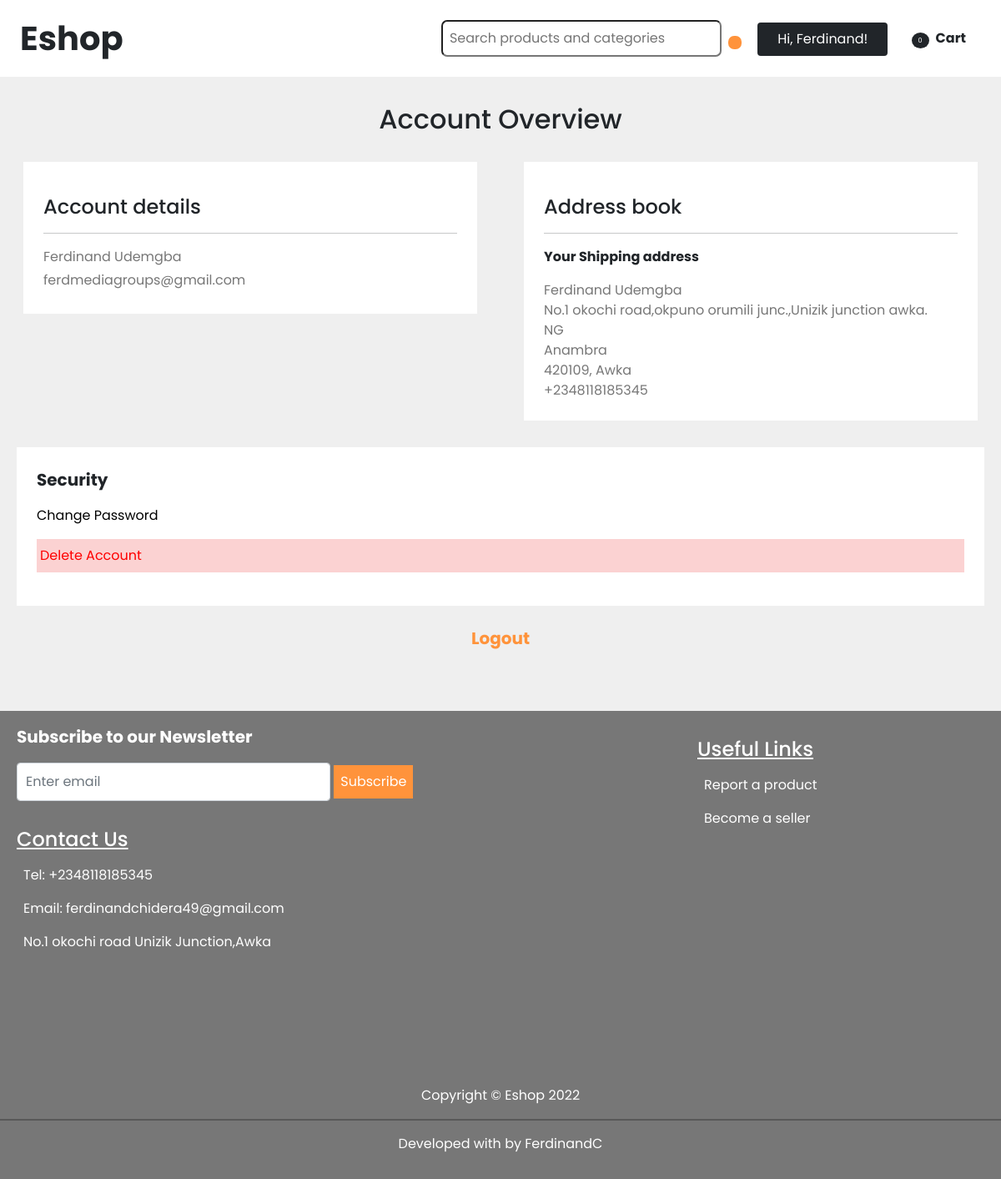
Screenshot of /accounts/profile/ (signed in) with the database file from the repository.
### users/models.py (models this page shows, shortened)
class CustomUser(AbstractUser):
    username = None
    email = models.EmailField(_('email address'), unique=True)
    USERNAME_FIELD = 'email'
    REQUIRED_FIELDS = []
    objects = CustomUserManager()

### account/models.py (models this page shows, shortened)
class Customer(models.Model):
    user = models.OneToOneField(settings.AUTH_USER_MODEL, on_delete=models.CASCADE)
    address = models.CharField(max_length=100, default=None)
    postal_code = models.CharField(max_length=12, default=None)
    country = CountryField(default=None)
    state = models.CharField(max_length=25, default=None)
    city = models.CharField(max_length=100, default=None)
    phone_number = PhoneNumberField(default=None)
    created = models.DateTimeField(auto_now_add=True)
    updated = models.DateTimeField(auto_now=True)
    paid = models.BooleanField(default=False)

### account/views.py (the view)
# urls.py: path('profile/', views.user_profile, name='user_profile'),
@login_required(login_url='login')
def user_profile(request):
    try:
      Customer.objects.get(user=request.user)
      return render(request, 'user.html')
    except Customer.DoesNotExist:
      return redirect('order_register')

### cart/cart.py (called while the page is built)
    def __len__(self):
            return sum(item['quantity'] for item in self.cart.values())

### cart/context_processors.py (called while the page is built)
def cart(request):
    return {'cart': Cart(request)}

### account/templates/user.html (shortened to what this page needs)
{% extends 'base.html' %}
{% load bootstrap_icons %}
{% block content %}
  <h2 class="my-4 text-center">Account Overview</h2>
  <div class="row">
    <div class="col-md-6">
      <div style="background:#fff;" class="px-4 py-4 mx-3 mt-2 mb-4">
        <h4 class="my-3 mb-0">Account details</h4><span class="text-end d-block"><a href="{% url 'user_edit' %}" style="color:#ff933b">{% bs_icon 'pencil-fill' %}</a></span>
        <hr />
        <p style="color:#777;" class="mb-1">{{ request.user.get_full_name }}</p>
        <p style="color:#777;" class="mb-1">{{ request.user.email }}</p>
      </div>
    </div>
    <div class="col-md-6">
      <div style="background:#fff;" class="px-4 py-4 mx-3 my-2">
        <h4 class="my-3 mb-0">Address book</h4><span class="text-end d-block"><a href="{% url 'user_edit_address' %}" style="color:#ff933b">{% bs_icon 'pencil-fill' %}</a></span>
        <hr />
        <p class="fw-bold">Your Shipping address</p>
        <p style="color:#777;" class="mb-0">{{ request.user.get_full_name }}</p>
        <p style="color:#777;" class="mb-0">{{ request.user.customer.address }}</p>
        <p style="color:#777;" class="mb-0">{{ request.user.customer.country }}</p>
        <p style="color:#777;" class="mb-0">{{ request.user.customer.state }}</p>
        <p style="color:#777;" class="mb-0">{{ request.user.customer.postal_code }}, {{ request.user.customer.city}}</p>
        <p style="color:#777;" class="mb-0">{{ request.user.customer.phone_number }}</p>
      </div>
    </div>
  </div>
  <div style="background:#fff;" class="mx-2 my-4 p-4">
    <p class="fs-5 fw-bold">Security</p>
    <p><a href="{% url 'password_change' %}">Change Password</a></p>
    <p class="py-2 ps-1"style="background:#fbd2d2;"><a style="color:red;" href="{% url 'deleteuser' %}">Delete Account</a></p>
  </div>
  <div class="mb-4 fw-bold fs-5 text-center">
    <a style="color:#ff933b;" href="{% url 'Logout' %}">Logout</a>
  </div>
{% endblock %}

### app/templates/base.html (shortened to what this page needs)
{% load static bootstrap_icons %}
<!DOCTYPE html>
<html>
  <head>
    <link href="https://cdn.jsdelivr.net/npm/bootstrap@5.1.3/dist/css/bootstrap.min.css" rel="stylesheet">
  </head>
  <body>
    <div style="background:white; width:100%;" class="position-fixed py-3 px-4 d-inline-block">
      <a class="text-decoration-none text-dark fs-1 fw-bolder" href="{% url 'app:product_list' %}">Eshop</a>
      <div class="d-inline-block px-2 pt-2 float-end">
        <form action="{% url 'app:search_list' %}" method="GET" class="d-inline">
          <span class="span fw-bold"><input type="search" value="{{ search_post }}"  class="p-2 me-2" name="q" id="search" placeholder="Search products and categories"/><button style="background:#ff933b; border:none;" class="p-2" type="submit"></button></span>
         </form>
         <span class="menu1">{% if request.user.is_authenticated %}<span class="dd position-relative d-inline-block"><button  class="dd-btn py-2 px-4 text-center btn btn-dark w-auto text-white">Hi, {{ request.user.first_name }}! </button>
            </span>{% endif%}</span>
         <a class="text-decoration-none text-dark" href="{% url 'cart:cart_detail' %}"><span class="ps-4 menu2">{% bs_icon 'cart' size='1.4em' %}<p style="font-size:8px; margin-top:-10px; margin-left:-10px;" class="bg-dark rounded-circle text-white d-inline px-2 py-1">{{ cart|length }}</p><span class="ms-2 fw-bold">Cart</span></span></a>
      </div>
    </div>
    <div style="padding-top:100px;" class="container-fluid overflow-hidden">
      {% block content %}
      {% endblock %}
    </div>
    <footer class="w-auto mt-5 overflow-hidden">
      <div class="row">
        <div class="px-3 col-md-8">
          <div class="p-3 text-white">
            <p class="fw-bold fs-5">Subscribe to our Newsletter</p>
            <form class="" action="{% url 'app:newsletter' %}" method="POST">
              <span><input style="padding:10px;" type="text" class=" form-control d-inline w-50" id="email" placeholder="Enter email" name="email">
              <button style="background:#ff933b; color:white;" class="p-2 border-0" type="submit">Subscribe</button></span>
            </form>
          </div>
          <div class="p-3 text-white">
            <h4 class="text-decoration-underline">Contact Us</h4>
            <ul style="list-style-type:none" class="m-0 p-0">
              <li class="ps-2 py-2">Tel: <a class="text-white" href="tel: +2348118185345">+2348118185345</a></li>
              <li class="ps-2 py-2">Email: <a class="text-white" href="mailto: ferdinandchidera49@gmail.com">ferdinandchidera49@gmail.com</a></li>
              <li class="ps-2 py-2"><address>No.1 okochi road
                Unizik Junction,Awka</address></li>
            </ul>
          </div>
        </div>
        <div class="p-3 col-md-4">
          <div class="p-3 text-white">
            <h4 class="text-decoration-underline">Useful Links</h4>
            <ul style="list-style-type:none" class="m-0 p-0">
              <li class="ps-2 py-2"><a class="text-white" href="mailto:ferdinandchidera49?subject=Report a Product">Report a product</a></li>
              <li class="ps-2 py-2"><a class="text-white" href="mailto:ferdinandchidera49?subject=Become a seller">Become a seller</a></li>
            </ul>
          </div>
        </div>
      </div>
      <div class="my-3 text-center my-md-5">
        <a class="px-2 text-white" href="https://www.facebook.com/profile.php?id=100077376138673">{% bs_icon "facebook" size="1.5rem" %}</a>
        <a class="px-2 text-white" href="https://wa.link/ibcmpy">{% bs_icon "whatsapp" size="1.5rem" %}</a>
        <a class="px-2 text-white" href="https://www.linkedin.com/in/chidera-ferdinand-022503243">{% bs_icon "linkedin" size="1.5rem" %}</a>
        <a class="px-2 text-white" href="https://github.com/chidera-777/">{% bs_icon "github" size="1.5rem" %}</a>
      </div>
      <div class="text-white text-center">
        Copyright © Eshop 2022
      </div>
      <hr style="color:#000; border:1px solid black;" class="w-100"/>
      <div class="text-white text-center">
        Developed with {% bs_icon 'balloon-heart-fill' %} by FerdinandC
      </div>
    </footer>
  </body>
</html>

### app/templates/base.html (style rules this page uses)
* { box-sizing: border-box; }
body { margin: 0; padding: 0; font-family: 'Poppins', sans-serif; background: #efefef; }
a { color: black; text-decoration: none; }
.menu2 { padding: 5px 15px 5px; }
.span input, .span button { border-radius: 7px; }
.dd-btn { border: none; }
footer { background: #777; padding-bottom: 30px; }
@media only screen and (min-width:768px) { .menu1 { padding: 10px 10px 5px 15px; } }
@media only screen and (min-width:768px) { .menu2 { padding: 10px 10px 5px 15px; } }

### rows the page displays
CustomUser: user.first_name "Ferdinand", user.get_full_name "Ferdinand Udemgba", user.email "ferdmediagroups@gmail.com", user.customer.address "No.1 okochi road,okpuno orumili junc.,Unizik junction awka.", user.customer.country "NG", user.customer.state "Anambra", user.customer.postal_code "420109", user.customer.city "Awka", user.customer.phone_number "+2348118185345"

### other values shown
{{ cart|length }} "0"
